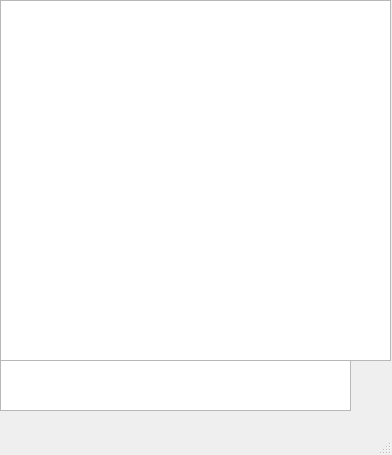
<?xml version="1.0" encoding="UTF-8"?>
<ui version="4.0">
 <class>Messenger</class>
 <widget class="QMainWindow" name="Messenger">
  <property name="geometry">
   <rect>
    <x>0</x>
    <y>0</y>
    <width>392</width>
    <height>455</height>
   </rect>
  </property>
  <property name="windowTitle">
   <string>MainWindow</string>
  </property>
  <widget class="QWidget" name="centralwidget">
   <widget class="QListView" name="ListContacts">
    <property name="geometry">
     <rect>
      <x>0</x>
      <y>0</y>
      <width>391</width>
      <height>361</height>
     </rect>
    </property>
   </widget>
   <widget class="QTextEdit" name="TextMsg">
    <property name="geometry">
     <rect>
      <x>0</x>
      <y>360</y>
      <width>351</width>
      <height>51</height>
     </rect>
    </property>
   </widget>
  </widget>
  <widget class="QMenuBar" name="menubar">
   <property name="geometry">
    <rect>
     <x>0</x>
     <y>0</y>
     <width>392</width>
     <height>19</height>
    </rect>
   </property>
  </widget>
  <widget class="QStatusBar" name="statusbar"/>
 </widget>
 <resources/>
 <connections/>
</ui>
